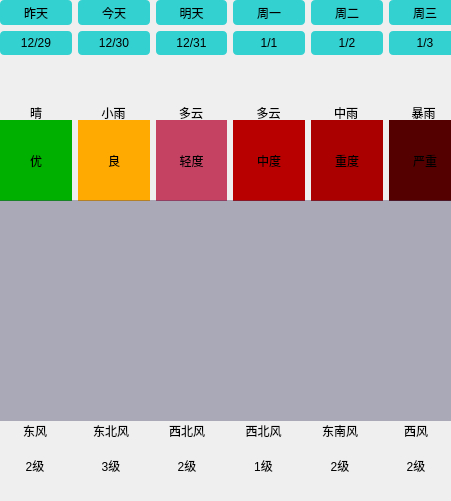
    <widget class="QWidget" name="widget_3" native="true">
     <property name="geometry">
      <rect>
       <x>350</x>
       <y>50</y>
       <width>451</width>
       <height>501</height>
      </rect>
     </property>
     <widget class="QWidget" name="widget_7" native="true">
      <property name="geometry">
       <rect>
        <x>0</x>
        <y>0</y>
        <width>461</width>
        <height>55</height>
       </rect>
      </property>
      <property name="minimumSize">
       <size>
        <width>0</width>
        <height>55</height>
       </size>
      </property>
      <property name="maximumSize">
       <size>
        <width>16777215</width>
        <height>55</height>
       </size>
      </property>
      <property name="styleSheet">
       <string notr="true">QLabel{
	background-color:rgba(0, 200, 200, 200);
	border-radius:4px;
}</string>
      </property>
      <layout class="QGridLayout" name="gridLayout">
       <item row="0" column="0">
        <widget class="QLabel" name="lblWeek0">
         <property name="minimumSize">
          <size>
           <width>0</width>
           <height>20</height>
          </size>
         </property>
         <property name="text">
          <string>昨天</string>
         </property>
         <property name="alignment">
          <set>Qt::AlignCenter</set>
         </property>
        </widget>
       </item>
       <item row="0" column="1">
        <widget class="QLabel" name="lblWeek1">
         <property name="minimumSize">
          <size>
           <width>0</width>
           <height>20</height>
          </size>
         </property>
         <property name="text">
          <string>今天</string>
         </property>
         <property name="alignment">
          <set>Qt::AlignCenter</set>
         </property>
        </widget>
       </item>
       <item row="0" column="2">
        <widget class="QLabel" name="lblWeek2">
         <property name="minimumSize">
          <size>
           <width>0</width>
           <height>20</height>
          </size>
         </property>
         <property name="text">
          <string>明天</string>
         </property>
         <property name="alignment">
          <set>Qt::AlignCenter</set>
         </property>
        </widget>
       </item>
       <item row="0" column="3">
        <widget class="QLabel" name="lblWeek3">
         <property name="minimumSize">
          <size>
           <width>0</width>
           <height>20</height>
          </size>
         </property>
         <property name="text">
          <string>周一</string>
         </property>
         <property name="alignment">
          <set>Qt::AlignCenter</set>
         </property>
        </widget>
       </item>
       <item row="0" column="4">
        <widget class="QLabel" name="lblWeek4">
         <property name="minimumSize">
          <size>
           <width>0</width>
           <height>20</height>
          </size>
         </property>
         <property name="text">
          <string>周二</string>
         </property>
         <property name="alignment">
          <set>Qt::AlignCenter</set>
         </property>
        </widget>
       </item>
       <item row="0" column="5">
        <widget class="QLabel" name="lblWeek5">
         <property name="minimumSize">
          <size>
           <width>0</width>
           <height>20</height>
          </size>
         </property>
         <property name="text">
          <string>周三</string>
         </property>
         <property name="alignment">
          <set>Qt::AlignCenter</set>
         </property>
        </widget>
       </item>
       <item row="1" column="0">
        <widget class="QLabel" name="lblDate0">
         <property name="text">
          <string>12/29</string>
         </property>
         <property name="alignment">
          <set>Qt::AlignCenter</set>
         </property>
        </widget>
       </item>
       <item row="1" column="1">
        <widget class="QLabel" name="lblDate1">
         <property name="text">
          <string>12/30</string>
         </property>
         <property name="alignment">
          <set>Qt::AlignCenter</set>
         </property>
        </widget>
       </item>
       <item row="1" column="2">
        <widget class="QLabel" name="lblDate2">
         <property name="text">
          <string>12/31</string>
         </property>
         <property name="alignment">
          <set>Qt::AlignCenter</set>
         </property>
        </widget>
       </item>
       <item row="1" column="3">
        <widget class="QLabel" name="lblDate3">
         <property name="text">
          <string>1/1</string>
         </property>
         <property name="alignment">
          <set>Qt::AlignCenter</set>
         </property>
        </widget>
       </item>
       <item row="1" column="4">
        <widget class="QLabel" name="lblDate4">
         <property name="text">
          <string>1/2</string>
         </property>
         <property name="alignment">
          <set>Qt::AlignCenter</set>
         </property>
        </widget>
       </item>
       <item row="1" column="5">
        <widget class="QLabel" name="lblDate5">
         <property name="text">
          <string>1/3</string>
         </property>
         <property name="alignment">
          <set>Qt::AlignCenter</set>
         </property>
        </widget>
       </item>
      </layout>
     </widget>
     <widget class="QWidget" name="widget_8" native="true">
      <property name="geometry">
       <rect>
        <x>0</x>
        <y>50</y>
        <width>459</width>
        <height>90</height>
       </rect>
      </property>
      <layout class="QGridLayout" name="gridLayout_2">
       <item row="0" column="0">
        <layout class="QVBoxLayout" name="verticalLayout_3">
         <property name="bottomMargin">
          <number>10</number>
         </property>
         <item>
          <widget class="QLabel" name="lblTypeIcon0">
           <property name="minimumSize">
            <size>
             <width>65</width>
             <height>40</height>
            </size>
           </property>
           <property name="maximumSize">
            <size>
             <width>40</width>
             <height>40</height>
            </size>
           </property>
           <property name="text">
            <string/>
           </property>
           <property name="pixmap">
            <pixmap resource="res.qrc">:/icon/res/type/Qing.png</pixmap>
           </property>
           <property name="alignment">
            <set>Qt::AlignCenter</set>
           </property>
          </widget>
         </item>
         <item>
          <widget class="QLabel" name="lblType0">
           <property name="text">
            <string>晴</string>
           </property>
           <property name="alignment">
            <set>Qt::AlignCenter</set>
           </property>
          </widget>
         </item>
        </layout>
       </item>
       <item row="0" column="1">
        <layout class="QVBoxLayout" name="verticalLayout_4">
         <property name="bottomMargin">
          <number>10</number>
         </property>
         <item>
          <widget class="QLabel" name="lblTypeIcon1">
           <property name="minimumSize">
            <size>
             <width>65</width>
             <height>40</height>
            </size>
           </property>
           <property name="maximumSize">
            <size>
             <width>40</width>
             <height>40</height>
            </size>
           </property>
           <property name="text">
            <string/>
           </property>
           <property name="pixmap">
            <pixmap resource="res.qrc">:/icon/res/type/XiaoYu.png</pixmap>
           </property>
           <property name="alignment">
            <set>Qt::AlignCenter</set>
           </property>
          </widget>
         </item>
         <item>
          <widget class="QLabel" name="lblType1">
           <property name="minimumSize">
            <size>
             <width>0</width>
             <height>0</height>
            </size>
           </property>
           <property name="text">
            <string>小雨</string>
           </property>
           <property name="alignment">
            <set>Qt::AlignCenter</set>
           </property>
          </widget>
         </item>
        </layout>
       </item>
       <item row="0" column="2">
        <layout class="QVBoxLayout" name="verticalLayout_2">
         <property name="bottomMargin">
          <number>10</number>
         </property>
         <item>
          <widget class="QLabel" name="lblTypeIcon2">
           <property name="minimumSize">
            <size>
             <width>65</width>
             <height>40</height>
            </size>
           </property>
           <property name="maximumSize">
            <size>
             <width>40</width>
             <height>40</height>
            </size>
           </property>
           <property name="text">
            <string/>
           </property>
           <property name="pixmap">
            <pixmap resource="res.qrc">:/icon/res/type/DuoYun.png</pixmap>
           </property>
           <property name="alignment">
            <set>Qt::AlignCenter</set>
           </property>
          </widget>
         </item>
         <item>
          <widget class="QLabel" name="lblType2">
           <property name="minimumSize">
            <size>
             <width>0</width>
             <height>0</height>
            </size>
           </property>
           <property name="text">
            <string>多云</string>
           </property>
           <property name="alignment">
            <set>Qt::AlignCenter</set>
           </property>
          </widget>
         </item>
        </layout>
       </item>
       <item row="0" column="3">
        <layout class="QVBoxLayout" name="verticalLayout_5">
         <property name="bottomMargin">
          <number>10</number>
         </property>
         <item>
          <widget class="QLabel" name="lblTypeIcon3">
           <property name="minimumSize">
            <size>
             <width>65</width>
             <height>40</height>
            </size>
           </property>
           <property name="maximumSize">
            <size>
             <width>40</width>
             <height>40</height>
            </size>
           </property>
           <property name="text">
            <string/>
           </property>
           <property name="pixmap">
            <pixmap resource="res.qrc">:/icon/res/type/DuoYun.png</pixmap>
           </property>
           <property name="alignment">
            <set>Qt::AlignCenter</set>
           </property>
          </widget>
         </item>
         <item>
          <widget class="QLabel" name="lblType3">
           <property name="minimumSize">
            <size>
             <width>0</width>
             <height>0</height>
            </size>
           </property>
           <property name="text">
            <string>多云</string>
           </property>
           <property name="alignment">
            <set>Qt::AlignCenter</set>
           </property>
          </widget>
         </item>
        </layout>
       </item>
       <item row="0" column="4">
        <layout class="QVBoxLayout" name="verticalLayout_6">
         <property name="bottomMargin">
          <number>10</number>
         </property>
         <item>
          <widget class="QLabel" name="lblTypeIcon4">
           <property name="minimumSize">
            <size>
             <width>65</width>
             <height>40</height>
            </size>
           </property>
           <property name="maximumSize">
            <size>
             <width>40</width>
             <height>40</height>
            </size>
           </property>
           <property name="text">
            <string/>
           </property>
           <property name="pixmap">
            <pixmap resource="res.qrc">:/icon/res/type/ZhongYu.png</pixmap>
           </property>
           <property name="alignment">
            <set>Qt::AlignCenter</set>
           </property>
          </widget>
         </item>
         <item>
          <widget class="QLabel" name="lblType4">
           <property name="minimumSize">
            <size>
             <width>0</width>
             <height>0</height>
            </size>
           </property>
           <property name="text">
            <string>中雨</string>
           </property>
           <property name="alignment">
            <set>Qt::AlignCenter</set>
           </property>
          </widget>
         </item>
        </layout>
       </item>
       <item row="0" column="5">
        <layout class="QVBoxLayout" name="verticalLayout_7">
         <property name="bottomMargin">
          <number>10</number>
         </property>
         <item>
          <widget class="QLabel" name="lblTypeIcon5">
           <property name="minimumSize">
            <size>
             <width>65</width>
             <height>40</height>
            </size>
           </property>
           <property name="maximumSize">
            <size>
             <width>40</width>
             <height>40</height>
            </size>
           </property>
           <property name="text">
            <string/>
           </property>
           <property name="pixmap">
            <pixmap resource="res.qrc">:/icon/res/type/BaoYu.png</pixmap>
           </property>
           <property name="alignment">
            <set>Qt::AlignCenter</set>
           </property>
          </widget>
         </item>
         <item>
          <widget class="QLabel" name="lblType5">
           <property name="minimumSize">
            <size>
             <width>0</width>
             <height>0</height>
            </size>
           </property>
           <property name="text">
            <string>暴雨</string>
           </property>
           <property name="alignment">
            <set>Qt::AlignCenter</set>
           </property>
          </widget>
         </item>
        </layout>
       </item>
      </layout>
     </widget>
     <widget class="QWidget" name="widget_9" native="true">
      <property name="geometry">
       <rect>
        <x>0</x>
        <y>120</y>
        <width>461</width>
        <height>81</height>
       </rect>
      </property>
      <layout class="QGridLayout" name="gridLayout_5">
       <item row="0" column="0">
        <widget class="QLabel" name="lblQuality0">
         <property name="styleSheet">
          <string notr="true">background-color:rgb(0, 176, 0)</string>
         </property>
         <property name="text">
          <string>优</string>
         </property>
         <property name="alignment">
          <set>Qt::AlignCenter</set>
         </property>
        </widget>
       </item>
       <item row="0" column="1">
        <widget class="QLabel" name="lblQuality1">
         <property name="styleSheet">
          <string notr="true">background-color:rgb(255, 170, 0)</string>
         </property>
         <property name="text">
          <string>良</string>
         </property>
         <property name="alignment">
          <set>Qt::AlignCenter</set>
         </property>
        </widget>
       </item>
       <item row="0" column="2">
        <widget class="QLabel" name="lblQuality2">
         <property name="styleSheet">
          <string notr="true">background-color:rgb(197, 66, 99)</string>
         </property>
         <property name="text">
          <string>轻度</string>
         </property>
         <property name="alignment">
          <set>Qt::AlignCenter</set>
         </property>
        </widget>
       </item>
       <item row="0" column="3">
        <widget class="QLabel" name="lblQuality3">
         <property name="styleSheet">
          <string notr="true">background-color:rgb(184, 0, 0)</string>
         </property>
         <property name="text">
          <string>中度</string>
         </property>
         <property name="alignment">
          <set>Qt::AlignCenter</set>
         </property>
        </widget>
       </item>
       <item row="0" column="4">
        <widget class="QLabel" name="lblQuality4">
         <property name="styleSheet">
          <string notr="true">background-color:rgb(170, 0, 0)</string>
         </property>
         <property name="text">
          <string>重度</string>
         </property>
         <property name="alignment">
          <set>Qt::AlignCenter</set>
         </property>
        </widget>
       </item>
       <item row="0" column="5">
        <widget class="QLabel" name="lblQuality5">
         <property name="styleSheet">
          <string notr="true">background-color:rgb(85, 0, 0)</string>
         </property>
         <property name="text">
          <string>严重</string>
         </property>
         <property name="alignment">
          <set>Qt::AlignCenter</set>
         </property>
        </widget>
       </item>
      </layout>
     </widget>
     <widget class="QWidget" name="widget_10" native="true">
      <property name="geometry">
       <rect>
        <x>0</x>
        <y>200</y>
        <width>461</width>
        <height>221</height>
       </rect>
      </property>
      <property name="styleSheet">
       <string notr="true">background-color:rgba(60, 60, 100, 100);</string>
      </property>
      <layout class="QVBoxLayout" name="verticalLayout_10">
       <item>
        <widget class="QLabel" name="lblHighCurve">
         <property name="styleSheet">
          <string notr="true">background-color: transparent;</string>
         </property>
         <property name="text">
          <string/>
         </property>
        </widget>
       </item>
       <item>
        <widget class="QLabel" name="lblLowCurve">
         <property name="styleSheet">
          <string notr="true">background-color: transparent;</string>
         </property>
         <property name="text">
          <string/>
         </property>
        </widget>
       </item>
      </layout>
     </widget>
     <widget class="QWidget" name="widget_11" native="true">
      <property name="geometry">
       <rect>
        <x>0</x>
        <y>420</y>
        <width>451</width>
        <height>71</height>
       </rect>
      </property>
      <layout class="QGridLayout" name="gridLayout_6">
       <item row="0" column="0">
        <layout class="QVBoxLayout" name="verticalLayout_11">
         <property name="spacing">
          <number>0</number>
         </property>
         <property name="sizeConstraint">
          <enum>QLayout::SetNoConstraint</enum>
         </property>
         <item>
          <widget class="QLabel" name="lblFx0">
           <property name="styleSheet">
            <string notr="true">border-radius: 0px;</string>
           </property>
           <property name="text">
            <string>&lt;html&gt;&lt;head/&gt;&lt;body&gt;&lt;p&gt;东风&lt;br/&gt;&lt;/p&gt;&lt;/body&gt;&lt;/html&gt;</string>
           </property>
           <property name="scaledContents">
            <bool>false</bool>
           </property>
           <property name="alignment">
            <set>Qt::AlignCenter</set>
           </property>
           <property name="wordWrap">
            <bool>true</bool>
           </property>
          </widget>
         </item>
         <item>
          <widget class="QLabel" name="lblFl0">
           <property name="styleSheet">
            <string notr="true">border-radius: 0px;</string>
           </property>
           <property name="text">
            <string>&lt;html&gt;&lt;head/&gt;&lt;body&gt;&lt;p&gt;2级&lt;br/&gt;&lt;/p&gt;&lt;/body&gt;&lt;/html&gt;</string>
           </property>
           <property name="scaledContents">
            <bool>false</bool>
           </property>
           <property name="alignment">
            <set>Qt::AlignCenter</set>
           </property>
           <property name="wordWrap">
            <bool>true</bool>
           </property>
          </widget>
         </item>
        </layout>
       </item>
       <item row="0" column="1">
        <layout class="QVBoxLayout" name="verticalLayout_12">
         <property name="spacing">
          <number>0</number>
         </property>
         <property name="sizeConstraint">
          <enum>QLayout::SetNoConstraint</enum>
         </property>
         <item>
          <widget class="QLabel" name="lblFx1">
           <property name="styleSheet">
            <string notr="true">border-radius: 0px;</string>
           </property>
           <property name="text">
            <string>&lt;html&gt;&lt;head/&gt;&lt;body&gt;&lt;p&gt;东北风&lt;br/&gt;&lt;/p&gt;&lt;/body&gt;&lt;/html&gt;</string>
           </property>
           <property name="scaledContents">
            <bool>false</bool>
           </property>
           <property name="alignment">
            <set>Qt::AlignCenter</set>
           </property>
           <property name="wordWrap">
            <bool>true</bool>
           </property>
          </widget>
         </item>
         <item>
          <widget class="QLabel" name="lblFl1">
           <property name="styleSheet">
            <string notr="true">border-radius: 0px;</string>
           </property>
           <property name="text">
            <string>&lt;html&gt;&lt;head/&gt;&lt;body&gt;&lt;p&gt;3级&lt;br/&gt;&lt;/p&gt;&lt;/body&gt;&lt;/html&gt;</string>
           </property>
           <property name="scaledContents">
            <bool>false</bool>
           </property>
           <property name="alignment">
            <set>Qt::AlignCenter</set>
           </property>
           <property name="wordWrap">
            <bool>true</bool>
           </property>
          </widget>
         </item>
        </layout>
       </item>
       <item row="0" column="2">
        <layout class="QVBoxLayout" name="verticalLayout_13">
         <property name="spacing">
          <number>0</number>
         </property>
         <property name="sizeConstraint">
          <enum>QLayout::SetNoConstraint</enum>
         </property>
         <item>
          <widget class="QLabel" name="lblFx2">
           <property name="styleSheet">
            <string notr="true">border-radius: 0px;</string>
           </property>
           <property name="text">
            <string>&lt;html&gt;&lt;head/&gt;&lt;body&gt;&lt;p&gt;西北风&lt;br/&gt;&lt;/p&gt;&lt;/body&gt;&lt;/html&gt;</string>
           </property>
           <property name="scaledContents">
            <bool>false</bool>
           </property>
           <property name="alignment">
            <set>Qt::AlignCenter</set>
           </property>
           <property name="wordWrap">
            <bool>true</bool>
           </property>
          </widget>
         </item>
         <item>
          <widget class="QLabel" name="lblFl2">
           <property name="styleSheet">
            <string notr="true">border-radius: 0px;</string>
           </property>
           <property name="text">
            <string>&lt;html&gt;&lt;head/&gt;&lt;body&gt;&lt;p&gt;2级&lt;br/&gt;&lt;/p&gt;&lt;/body&gt;&lt;/html&gt;</string>
           </property>
           <property name="scaledContents">
            <bool>false</bool>
           </property>
           <property name="alignment">
            <set>Qt::AlignCenter</set>
           </property>
           <property name="wordWrap">
            <bool>true</bool>
           </property>
          </widget>
         </item>
        </layout>
       </item>
       <item row="0" column="3">
        <layout class="QVBoxLayout" name="verticalLayout_14">
         <property name="spacing">
          <number>0</number>
         </property>
         <property name="sizeConstraint">
          <enum>QLayout::SetNoConstraint</enum>
         </property>
         <item>
          <widget class="QLabel" name="lblFx3">
           <property name="styleSheet">
            <string notr="true">border-radius: 0px;</string>
           </property>
           <property name="text">
            <string>&lt;html&gt;&lt;head/&gt;&lt;body&gt;&lt;p&gt;西北风&lt;br/&gt;&lt;/p&gt;&lt;/body&gt;&lt;/html&gt;</string>
           </property>
           <property name="scaledContents">
            <bool>false</bool>
           </property>
           <property name="alignment">
            <set>Qt::AlignCenter</set>
           </property>
           <property name="wordWrap">
            <bool>true</bool>
           </property>
          </widget>
         </item>
         <item>
          <widget class="QLabel" name="lblFl3">
           <property name="styleSheet">
            <string notr="true">border-radius: 0px;</string>
           </property>
           <property name="text">
            <string>&lt;html&gt;&lt;head/&gt;&lt;body&gt;&lt;p&gt;1级&lt;br/&gt;&lt;/p&gt;&lt;/body&gt;&lt;/html&gt;</string>
           </property>
           <property name="scaledContents">
            <bool>false</bool>
           </property>
           <property name="alignment">
            <set>Qt::AlignCenter</set>
           </property>
           <property name="wordWrap">
            <bool>true</bool>
           </property>
          </widget>
         </item>
        </layout>
       </item>
       <item row="0" column="4">
        <layout class="QVBoxLayout" name="verticalLayout_15">
         <property name="spacing">
          <number>0</number>
         </property>
         <property name="sizeConstraint">
          <enum>QLayout::SetNoConstraint</enum>
         </property>
         <item>
          <widget class="QLabel" name="lblFx4">
           <property name="styleSheet">
            <string notr="true">border-radius: 0px;</string>
           </property>
           <property name="text">
            <string>&lt;html&gt;&lt;head/&gt;&lt;body&gt;&lt;p&gt;东南风&lt;br/&gt;&lt;/p&gt;&lt;/body&gt;&lt;/html&gt;</string>
           </property>
           <property name="scaledContents">
            <bool>false</bool>
           </property>
           <property name="alignment">
            <set>Qt::AlignCenter</set>
           </property>
           <property name="wordWrap">
            <bool>true</bool>
           </property>
          </widget>
         </item>
         <item>
          <widget class="QLabel" name="lblFl4">
           <property name="styleSheet">
            <string notr="true">border-radius: 0px;</string>
           </property>
           <property name="text">
            <string>&lt;html&gt;&lt;head/&gt;&lt;body&gt;&lt;p&gt;2级&lt;br/&gt;&lt;/p&gt;&lt;/body&gt;&lt;/html&gt;</string>
           </property>
           <property name="scaledContents">
            <bool>false</bool>
           </property>
           <property name="alignment">
            <set>Qt::AlignCenter</set>
           </property>
           <property name="wordWrap">
            <bool>true</bool>
           </property>
          </widget>
         </item>
        </layout>
       </item>
       <item row="0" column="5">
        <layout class="QVBoxLayout" name="verticalLayout_16">
         <property name="spacing">
          <number>0</number>
         </property>
         <property name="sizeConstraint">
          <enum>QLayout::SetNoConstraint</enum>
         </property>
         <item>
          <widget class="QLabel" name="lblFx5">
           <property name="styleSheet">
            <string notr="true">border-radius: 0px;</string>
           </property>
           <property name="text">
            <string>&lt;html&gt;&lt;head/&gt;&lt;body&gt;&lt;p&gt;西风&lt;br/&gt;&lt;/p&gt;&lt;/body&gt;&lt;/html&gt;</string>
           </property>
           <property name="scaledContents">
            <bool>false</bool>
           </property>
           <property name="alignment">
            <set>Qt::AlignCenter</set>
           </property>
           <property name="wordWrap">
            <bool>true</bool>
           </property>
          </widget>
         </item>
         <item>
          <widget class="QLabel" name="lblFl5">
           <property name="styleSheet">
            <string notr="true">border-radius: 0px;</string>
           </property>
           <property name="text">
            <string>&lt;html&gt;&lt;head/&gt;&lt;body&gt;&lt;p&gt;2级&lt;br/&gt;&lt;/p&gt;&lt;/body&gt;&lt;/html&gt;</string>
           </property>
           <property name="scaledContents">
            <bool>false</bool>
           </property>
           <property name="alignment">
            <set>Qt::AlignCenter</set>
           </property>
           <property name="wordWrap">
            <bool>true</bool>
           </property>
          </widget>
         </item>
        </layout>
       </item>
      </layout>
     </widget>
    </widget>
